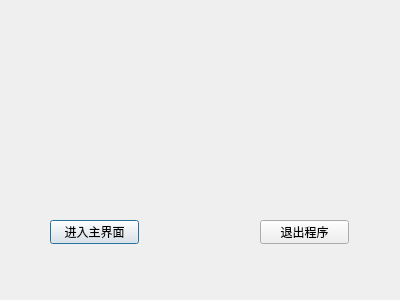
<?xml version="1.0" encoding="UTF-8"?>
<ui version="4.0">
 <class>MyDialog</class>
 <widget class="QDialog" name="MyDialog">
  <property name="geometry">
   <rect>
    <x>0</x>
    <y>0</y>
    <width>400</width>
    <height>300</height>
   </rect>
  </property>
  <property name="windowTitle">
   <string>Dialog</string>
  </property>
  <widget class="QPushButton" name="pushButton">
   <property name="geometry">
    <rect>
     <x>50</x>
     <y>220</y>
     <width>89</width>
     <height>24</height>
    </rect>
   </property>
   <property name="text">
    <string>进入主界面</string>
   </property>
  </widget>
  <widget class="QPushButton" name="pushButton_2">
   <property name="geometry">
    <rect>
     <x>260</x>
     <y>220</y>
     <width>89</width>
     <height>24</height>
    </rect>
   </property>
   <property name="text">
    <string>退出程序</string>
   </property>
  </widget>
 </widget>
 <resources/>
 <connections>
  <connection>
   <sender>pushButton_2</sender>
   <signal>clicked()</signal>
   <receiver>MyDialog</receiver>
   <slot>close()</slot>
   <hints>
    <hint type="sourcelabel">
     <x>324</x>
     <y>227</y>
    </hint>
    <hint type="destinationlabel">
     <x>199</x>
     <y>104</y>
    </hint>
   </hints>
  </connection>
 </connections>
</ui>
